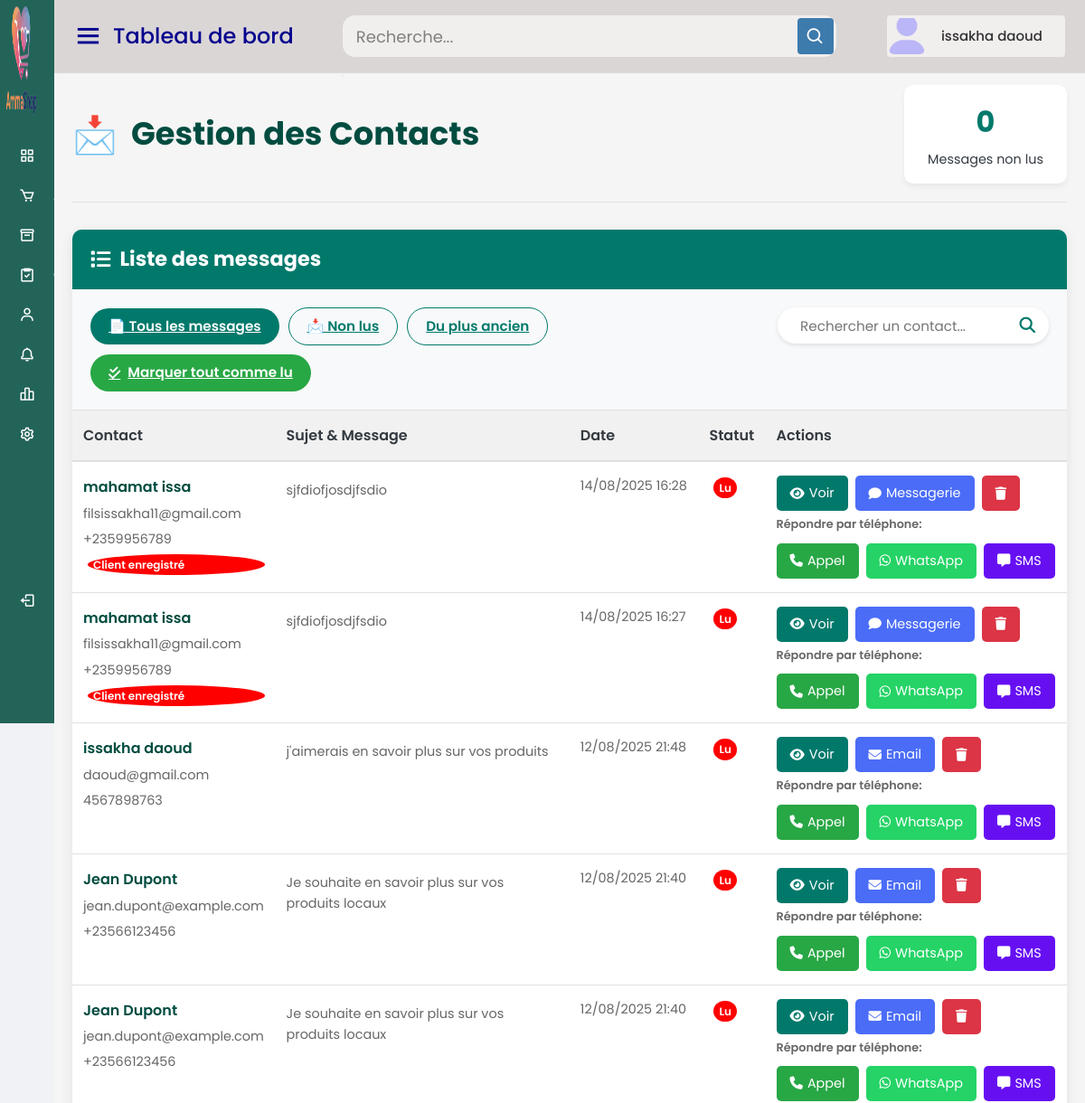
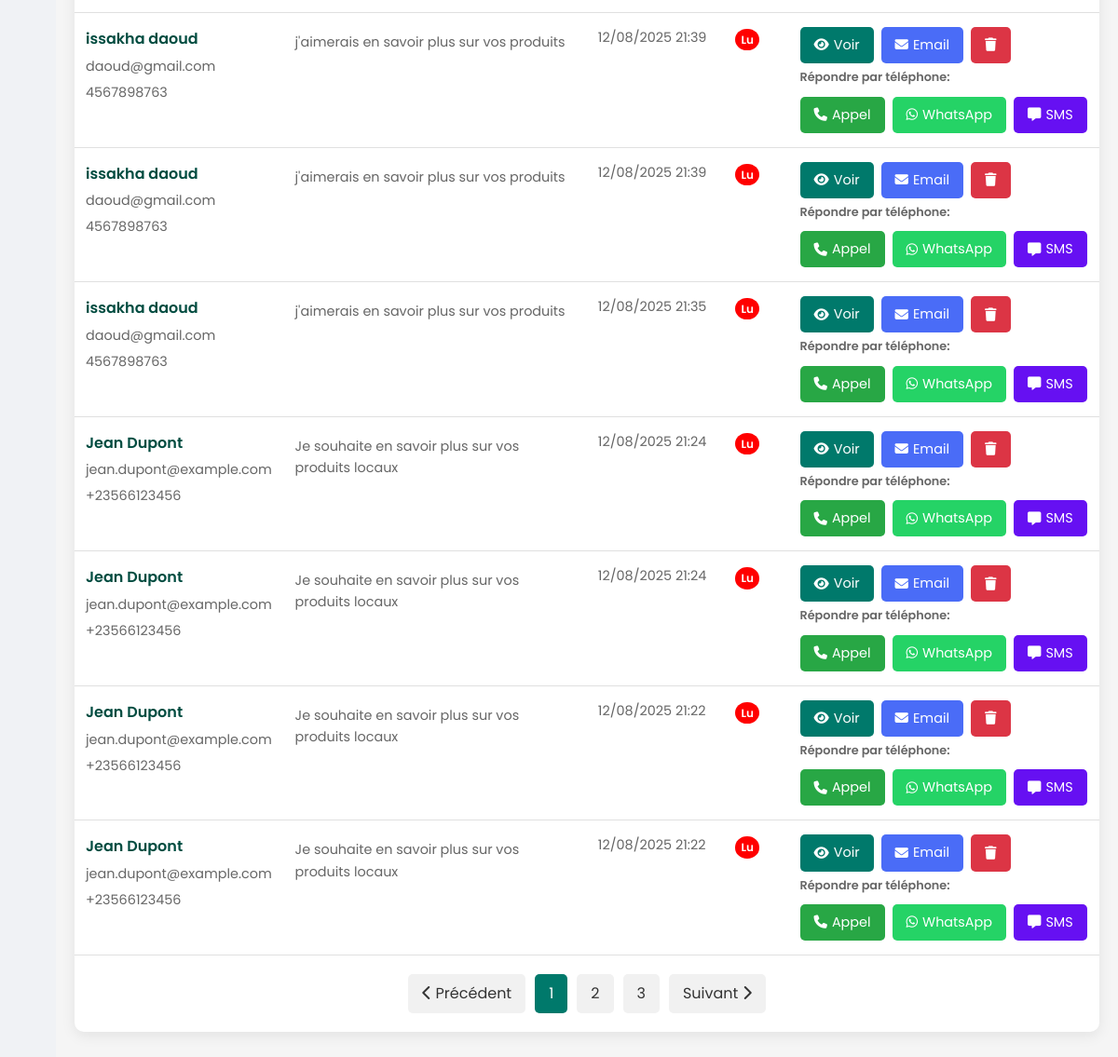
The page /tchadshop/contact_visiteur.php (signed in) on the database its author committed (2 pictures, top to bottom).
### tables this page shows
CREATE TABLE IF NOT EXISTS `contacts` (
  `id` int NOT NULL AUTO_INCREMENT,
  `client_id` int DEFAULT NULL,
  `nom` varchar(100) NOT NULL,
  `email` varchar(100) DEFAULT NULL,
  `sujet` varchar(255) NOT NULL,
  `telephone` varchar(20) NOT NULL,
  `message` text,
  `vu` tinyint(1) DEFAULT '0',
  `audio_path` varchar(255) DEFAULT NULL,
  `created_at` timestamp NULL DEFAULT CURRENT_TIMESTAMP,
  PRIMARY KEY (`id`)
);

### tchadshop/contact_visiteur.php (the view, shortened to what this page needs)
<?php
$conn = new mysqli("localhost", "root", "", "tchadshop_db");
$search = $_GET['search'] ?? '';
$filtre = $_GET['filtre'] ?? 'tous';
$tri = $_GET['tri'] ?? 'recent';
$sql = "SELECT c.*, cl.nom AS client_nom, cl.email AS client_email, cl.invite
        FROM contacts c
        LEFT JOIN clients cl ON c.client_id = cl.id";
$params = [];
$types = "";
if ($tri === 'ancien') {
    $sql .= " ORDER BY c.created_at ASC";
} else {
    $sql .= " ORDER BY c.created_at DESC";
}
if (!empty($params)) {
    $stmt = $conn->prepare($sql);
    $stmt->bind_param($types, ...$params);
    $stmt->execute();
    $result = $stmt->get_result();
} else {
    $result = $conn->query($sql);
}
$sqlNonVus = "SELECT COUNT(*) AS count FROM contacts WHERE vu = 0";
$resultNonVus = $conn->query($sqlNonVus);
$nonVusCount = $resultNonVus->fetch_assoc()['count'];
?>
<!DOCTYPE html>
<html lang="fr">
<head>
    <link rel="stylesheet" href="https://cdnjs.cloudflare.com/ajax/libs/font-awesome/6.4.0/css/all.min.css">
</head>
<body>
    <?php include "header.php"; ?>
    <div class="home-content">
    <div class="admin-container">
        <div class="header">
            <div class="page-title">
                <div class="icon">📩</div>
                <h1>Gestion des Contacts</h1>
            </div>
            <div class="stats-card">
                <div class="number"><?php echo $nonVusCount; ?></div>
                <div class="label">Messages non lus</div>
            </div>
        </div>
        <div class="card">
            <div class="card-header">
                <h2><i class="fas fa-list"></i> Liste des messages</h2>
            </div>
            <div class="toolbar">
                <div class="filters">
                    <a href="?filtre=tous" class="btn1 <?php echo $filtre === 'tous' ? 'btn1-primary' : 'btn1-outline'; ?>">📄 Tous les messages</a>
                    <a href="?filtre=non_vus" class="btn1 <?php echo $filtre === 'non_vus' ? 'btn1-primary' : 'btn1-outline'; ?>">📩 Non lus</a>
                    <a href="?tri=<?php echo $tri === 'recent' ? 'ancien' : 'recent'; ?>" class="btn1 btn1-outline">
                        <?php echo $tri === 'recent' ? 'Du plus ancien' : 'Du plus récent'; ?>
                    </a>
                    <a href="?mark_all_read=1"
                       class="btn1 btn1-success"
                       onclick="return confirm('Marquer tous les messages comme lus ?')">
                        <i class="fas fa-check-double"></i> Marquer tout comme lu
                    </a>
                </div>
                <div class="search-box1">
                    <input type="text" id="searchInput" placeholder="Rechercher un contact..." value="<?php echo htmlspecialchars($search); ?>">
                    <button id="searchbtn1"><i class="fas fa-search"></i></button>
                </div>
            </div>
            <div class="table-container">
                <?php if ($result->num_rows > 0): ?>
                <table>
                    <thead>
                        <tr>
                            <th>Contact</th>
                            <th>Sujet & Message</th>
                            <th>Date</th>
                            <th>Statut</th>
                            <th>Actions</th>
                        </tr>
                    </thead>
                    <tbody>
                        <?php while ($row = $result->fetch_assoc()):
                            $phone = $row['telephone'] ?? '';
                            $clean_phone = preg_replace('/[^0-9+]/', '', $phone);
                            $whatsapp_link = "https://wa.me/$clean_phone";
                            $sms_link = "sms:$clean_phone";
                            $call_link = "tel:$clean_phone";
                        ?>
                        <tr>
                            <td>
                                <div class="contact-info">
                                    <div class="contact-name"><?= htmlspecialchars($row['nom'] ?? '') ?></div>
                                    <div class="contact-email"><?= htmlspecialchars($row['email'] ?? '') ?></div>
                                    <div class="contact-phone"><?= htmlspecialchars($phone) ?></div>
                                    <?php if (!empty($row['client_id'])): ?>
                                        <div class="badge badge-client">Client enregistré</div>
                                    <?php endif; ?>
                                </div>
                            </td>
                            <td>
                                <div class="contact-excerpt"><?= nl2br(htmlspecialchars(mb_strimwidth($row['message'], 0, 100, "..."))) ?></div>
                            </td>
                            <td class="date-cell"><?= date('d/m/Y H:i', strtotime($row['created_at'])) ?></td>
                            <td>
                                <?php if ($row['vu']): ?>
                                    <span class="badge badge-vu">Lu</span>
                                <?php else: ?>
                                    <span class="badge badge-nonvu">Non lu</span>
                                <?php endif; ?>
                            </td>
                            <td>
                                <div class="action-buttons">
                                    <a href="lire_message.php?id=<?= $row['id'] ?>&mark_read=1" class="action-btn1 action-view">
                                        <i class="fas fa-eye"></i> Voir
                                    </a>
                                    <?php if (!empty($row['client_id']) && isset($row['invite']) && $row['invite'] == 0): ?>
                                        <a href="message_client.php?client_id=<?= $row['client_id'] ?>&contact_id=<?= $row['id'] ?>"
                                           class="action-btn1 action-reply"
                                           onclick="markAsRead(<?= $row['id'] ?>)">
                                            <i class="fas fa-comment"></i> Messagerie
                                        </a>
                                    <?php else: ?>
                                        <a href="mailto:<?= htmlspecialchars($row['email']) ?>?subject=Réponse à votre contact" class="action-btn1 action-reply" onclick="markAsRead(<?= $row['id'] ?>)">
                                            <i class="fas fa-envelope"></i> Email
                                        </a>
                                    <?php endif; ?>
                                    <a href="supprimer_contact.php?id=<?= $row['id'] ?>" class="action-btn1 action-delete" onclick="return confirm('Êtes-vous sûr de vouloir supprimer ce message ?');">
                                        <i class="fas fa-trash"></i>
                                    </a>
                                </div>
                                <?php if (!empty($phone)): ?>
                                <div class="communication-label">Répondre par téléphone:</div>
                                <div class="communication-options">
                                    <a href="<?= $call_link ?>" class="action-btn1 action-phone" onclick="markAsRead(<?= $row['id'] ?>)">
                                        <i class="fas fa-phone"></i> Appel
                                    </a>
                                    <a href="<?= $whatsapp_link ?>" target="_blank" class="action-btn1 action-whatsapp" onclick="markAsRead(<?= $row['id'] ?>)">
                                        <i class="fab fa-whatsapp"></i> WhatsApp
                                    </a>
                                    <a href="<?= $sms_link ?>" class="action-btn1 action-sms" onclick="markAsRead(<?= $row['id'] ?>)">
                                        <i class="fas fa-comment-alt"></i> SMS
                                    </a>
                                </div>
                                <?php endif; ?>
                            </td>
                        </tr>
                        <?php endwhile; ?>
                    </tbody>
                </table>
                <?php endif; ?>
            </div>
            <div class="pagination">
                <a href="#"><i class="fas fa-chevron-left"></i> Précédent</a>
                <span class="current">1</span>
                <a href="#">2</a>
                <a href="#">3</a>
                <a href="#">Suivant <i class="fas fa-chevron-right"></i></a>
            </div>
        </div>
    </div>
</body>
</html>

### tchadshop/style4.css (style rules this page uses)
* { margin: 0; padding: 0; box-sizing: border-box; font-family: "Poppins", sans-serif; }
.home-section .home-content { position: relative; padding-top: 104px; }

### tchadshop/header.php (style rules this page uses)
.badge { background: red; color: white; border-radius: 50%; padding: 2px 6px; font-size: 0.75em; margin-left: 5px; }

### rows shown on the page
contacts: nom "mahamat issa", email "filsissakha11@gmail.com", telephone "+2359956789", shows "Client enregistré", message "sjfdiofjosdjfsdio", created_at "14/08/2025 16:28", vu "Lu"
contacts: nom "mahamat issa", email "filsissakha11@gmail.com", telephone "+2359956789", shows "Client enregistré", message "sjfdiofjosdjfsdio", created_at "14/08/2025 16:27", vu "Lu"
contacts: nom "issakha daoud", email "daoud@gmail.com", telephone "4567898763", message "j'aimerais en savoir plus sur vos produits", created_at "12/08/2025 21:48", vu "Lu"
contacts: nom "Jean Dupont", email "jean.dupont@example.com", telephone "+23566123456", message "Je souhaite en savoir plus sur vos produits locaux", created_at "12/08/2025 21:40", vu "Lu"
contacts: nom "Jean Dupont", email "jean.dupont@example.com", telephone "+23566123456", message "Je souhaite en savoir plus sur vos produits locaux", created_at "12/08/2025 21:40", vu "Lu"
contacts: nom "issakha daoud", email "daoud@gmail.com", telephone "4567898763", message "j'aimerais en savoir plus sur vos produits", created_at "12/08/2025 21:39", vu "Lu"
contacts: nom "issakha daoud", email "daoud@gmail.com", telephone "4567898763", message "j'aimerais en savoir plus sur vos produits", created_at "12/08/2025 21:39", vu "Lu"
contacts: nom "issakha daoud", email "daoud@gmail.com", telephone "4567898763", message "j'aimerais en savoir plus sur vos produits", created_at "12/08/2025 21:35", vu "Lu"
contacts: nom "Jean Dupont", email "jean.dupont@example.com", telephone "+23566123456", message "Je souhaite en savoir plus sur vos produits locaux", created_at "12/08/2025 21:24", vu "Lu"
contacts: nom "Jean Dupont", email "jean.dupont@example.com", telephone "+23566123456", message "Je souhaite en savoir plus sur vos produits locaux", created_at "12/08/2025 21:24", vu "Lu"
contacts: nom "Jean Dupont", email "jean.dupont@example.com", telephone "+23566123456", message "Je souhaite en savoir plus sur vos produits locaux", created_at "12/08/2025 21:22", vu "Lu"
contacts: nom "Jean Dupont", email "jean.dupont@example.com", telephone "+23566123456", message "Je souhaite en savoir plus sur vos produits locaux", created_at "12/08/2025 21:22", vu "Lu"

### other values the page prints
$page_title "Tableau de bord"
$adminName "issakha daoud"
$nonVusCount "0"
